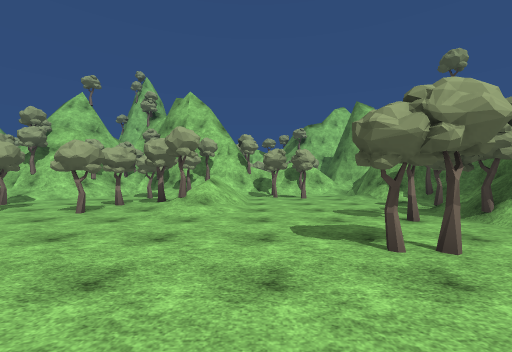
View 1 (above)

18 first-person views from a walk through a 3-D level made in the Unity game engine. The camera is 1.5 m above the floor, looks level and sees 90° across. The floor is counted in squares, 2 m on a side. Each view is taken from the middle of a square. On the plan, view 1 faces up. The plan holds only what a view shows up to about 9 squares ahead; the rest is blank. The place goes on beyond the plan. The player is left out. Some surface patterns are stand-ins.

View 2
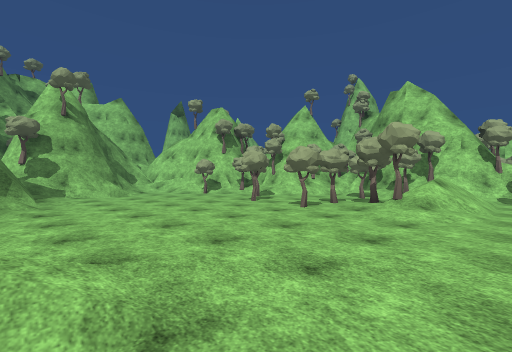

View 3
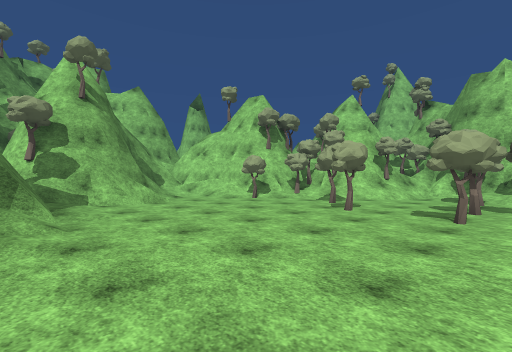

View 4
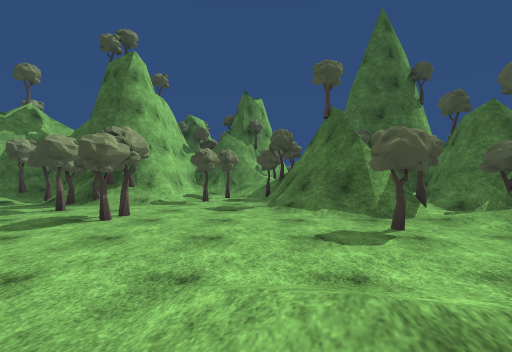

View 5
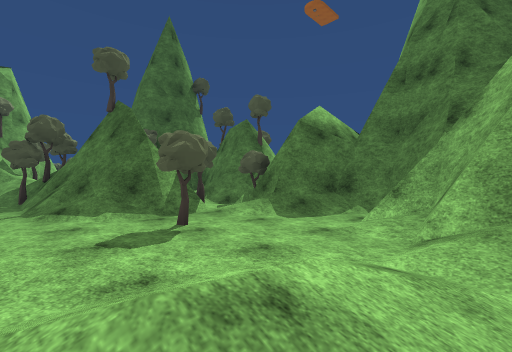

View 6
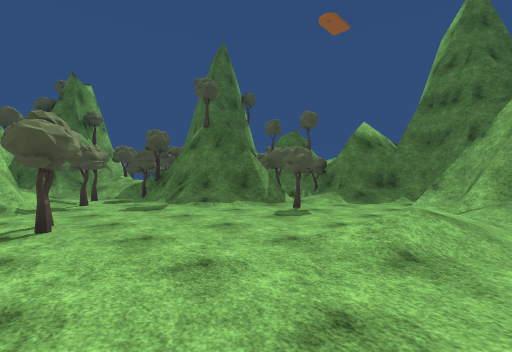

View 7
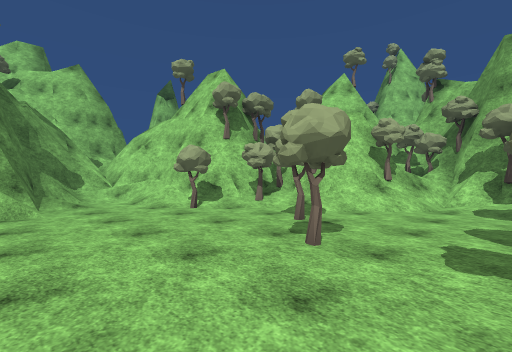

View 8
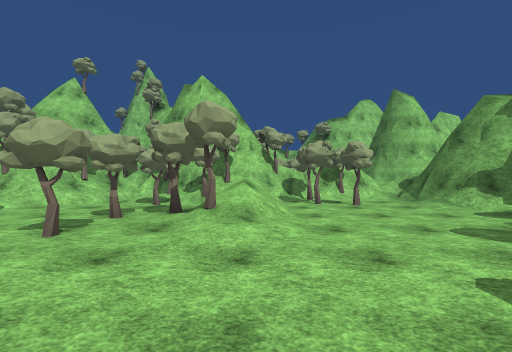

View 9
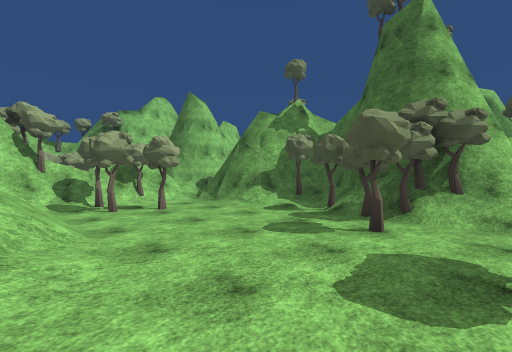

View 10
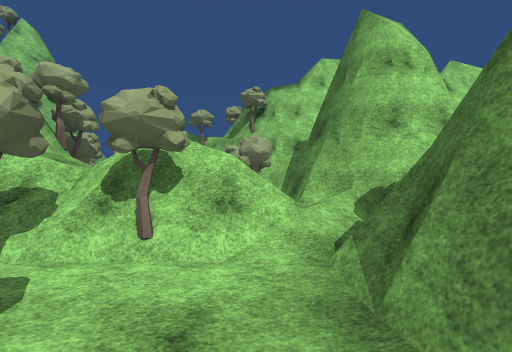

View 11
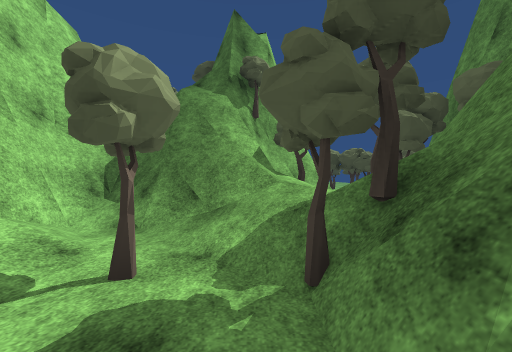

View 12
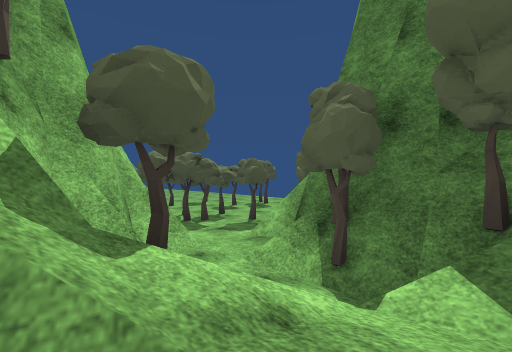

View 13
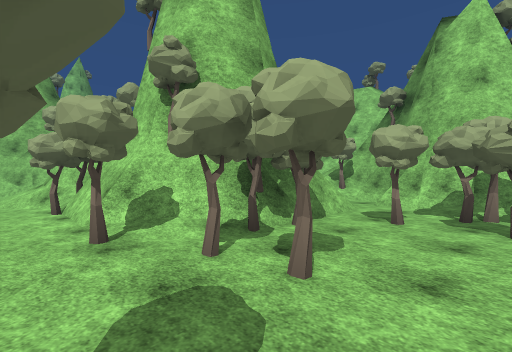

View 14
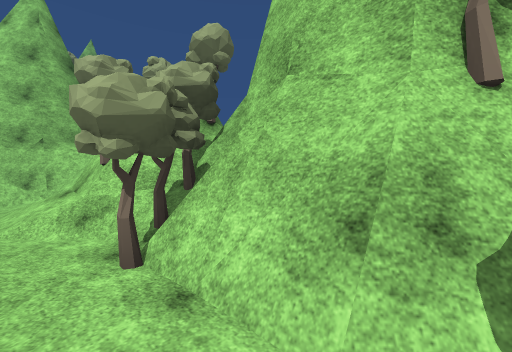

View 15
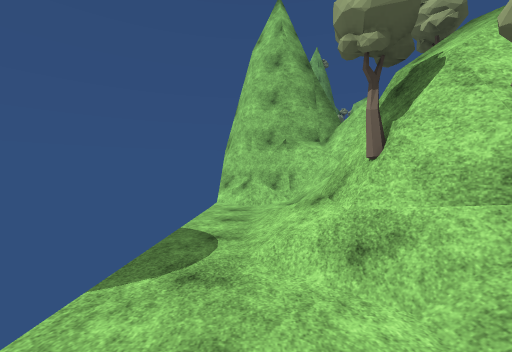

View 16
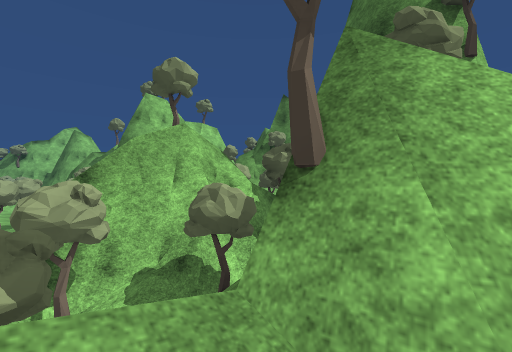

View 17
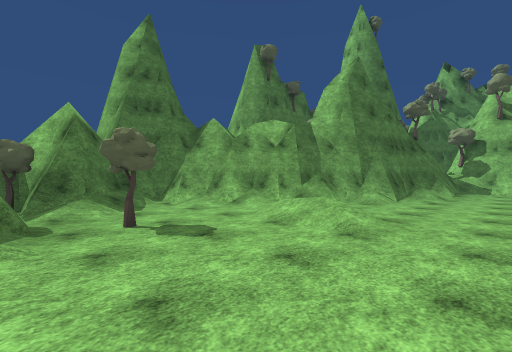

View 18
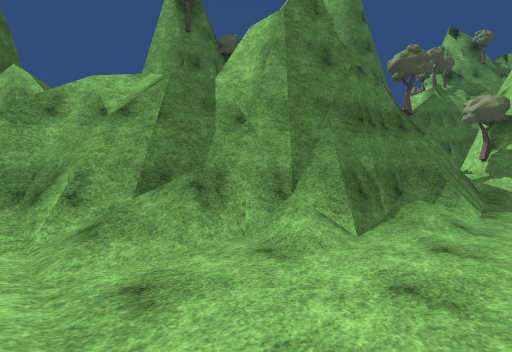

### Floor plan
Key: @ floor where view 1 was taken; # wall or solid block; . floor; / step, stairs or slope; = window, fence, low wall or low ledge; v drop or lower ground; T tree; O other object.
Columns run from 13 left of view 1 to 15 right of it. Each row starts with its distance up from view 1.
 16                O##
 15                 O#
 14             # T T#
 13             ##T  ##
 12        ##   ##   =##
 11       #########T###
 10       #T/O/T=/T..#
  9     TT#/.T.  .TT.#
  8    #T//.... /.../###
  7 ####/.T..TTT/..../T#
  6 #///T......T/....T##
  5 #......T.T.//....T#
  4 #//.............TT#
  3 ###/..........TT./#####
  2  ##/..............///##
  1  ##//.............TT/###
  0  #####/...//.@.....T/=T#
 -1     ####..//....=##TT/T##
 -2       ##////..T######T/.###
 -3        ###/....######T/../T
 -4          ##/.//T/#######.TTO.
 -5           ##/##T/T=#   #.TT..
 -6            ####vT###   TT...
 -7              ##/#######/#T.
 -8              ##/#T/TT##TT..
 -9              #..///......T.

Positions as (right, up) in squares from view 1, and headings:
1: (0, 0), facing up
2: (0, 0), facing up-left
3: (-3, 0), facing up-left
4: (-3, 0), facing right
5: (-3, 0), facing down-right
6: (-3, 3), facing down-right
7: (-4, 3), facing up-left
8: (-1, 2), facing up
9: (-1, 3), facing up-right
10: (3, 8), facing up
11: (4, 0), facing right
12: (7, 0), facing down-right
13: (13, -9), facing up-left
14: (9, -9), facing up-left
15: (7, -9), facing left
16: (2, -7), facing up-right
17: (2, 2), facing down-left
18: (-3, 1), facing down-left
